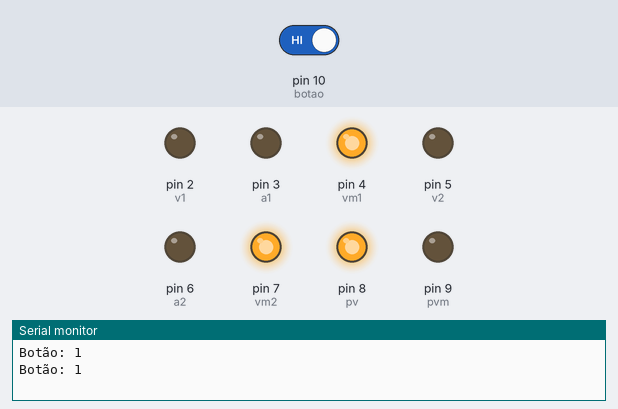
Recording of a sketch running on a simulated Arduino Uno, built with avr-gcc and run on an emulated ATmega328P. Parts: output pins drawn as LEDs (lit = HIGH), the last lines printed to the serial monitor. The inputs (shaded band) are chosen by the test bench; at power-on: pin 10 (botao) HIGH.

Above: at 5.2 s.
9.5 s: pin 10 (botao) driven LOW
At 13.8 s:
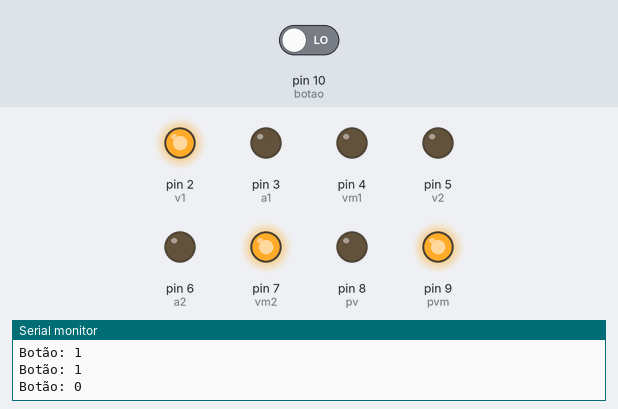
At 15.4 s:
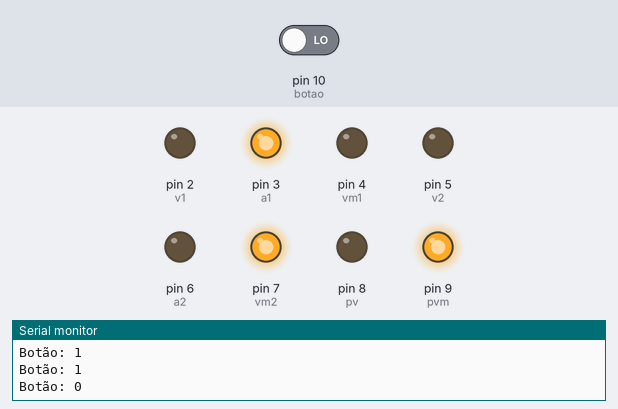
19.3 s: pin 10 (botao) driven HIGH
At 22.6 s:
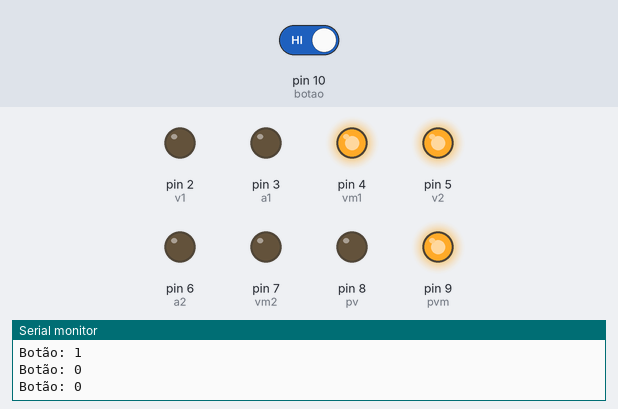
Timing chart, 0 to 35.0 s (numbered marks = the images above; inputs shaded):
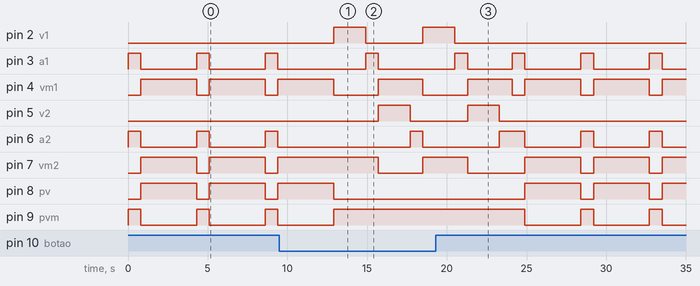

The sketch:

Sem_foro_de_cruzamento_com_pedestre.ino
```cpp
int v1 = 2;                             //led verde 1 e 2, pinos 2 e 5
int v2 = 5;

int a1 = 3;                             //led amarelo 1 e 2, pinos 3 e 6
int a2 = 6;

int vm1 = 4;                            //led vermelho 1 e 2, pinos 4 e 7
int vm2 = 7;

int pv = 8;                             //led verde pedestre pino 8
int pvm = 9;                            //led vermelho pedestre pino 9

int botao = 10;                         //botao pino 10

int t1 = 2000;                          //tempo do verde pro amarelo e do vermelho pro verde
int t2 = 800;                           //tempo do amarelo p/ vermelho
int t3 = 3500;                          //tempo do led verde pedestre

int estadoBotao;                        //memória p/ ler se botao ta ligado ou não


void setup() {

  Serial.begin(9600);                     //inicia comunicacao serial

  pinMode (v1, OUTPUT);                   //define leds verdes como saidas
  pinMode (v2, OUTPUT);
  pinMode (a1, OUTPUT);                   //define leds amarelos como saidas
  pinMode (a2, OUTPUT);
  pinMode (vm1, OUTPUT);                  //define leds vermelhos como saidas
  pinMode (vm2, OUTPUT);
  pinMode (pv, OUTPUT);                   //define led verde pedestre como saidas
  pinMode (pvm, OUTPUT);                  //define led vermelho pedestre como saidas
  pinMode (botao, INPUT);                 //define botao como entrada
}

void loop() {

  estadoBotao = digitalRead(botao);

  Serial.print ("Botão: ");                //texto que aparece antes do estado pra ver se tá sendo apertado
  Serial.println (estadoBotao);            //exibe estado do botão na porta serial

 if (estadoBotao == 0){

   digitalWrite (v1, 1);                  //led verde1 e vermelho2 acendem
   digitalWrite (v2, 0);
   digitalWrite (a1, 0);
   digitalWrite (a2, 0);
   digitalWrite (vm1, 0);
   digitalWrite (vm2, 1);

   digitalWrite (pv, 0);
   digitalWrite (pvm, 1);                 //led vermelho p/ pedestre aceso
   delay (t1);                            //timer pro próximo


   digitalWrite (v1, 0);                  //led amarelo1 acende e vermelho2 continua aceso
   digitalWrite (v2, 0);
   digitalWrite (a1, 1);
   digitalWrite (a2, 0);
   digitalWrite (vm1, 0);
   digitalWrite (vm2, 1);

   digitalWrite (pv, 0);
   digitalWrite (pvm, 1);                 //led vermelho p/ pedestre aceso
   delay (t2);


   digitalWrite (v1, 0);                  //led verde2 e vermelho1 acende
   digitalWrite (v2, 1);
   digitalWrite (a1, 0);
   digitalWrite (a2, 0);
   digitalWrite (vm1, 1);
   digitalWrite (vm2, 0);

   digitalWrite (pv, 0);                  //led vermelho p/ pedestre aceso
   digitalWrite (pvm, 1);
   delay (t1);


   digitalWrite (v1, 0);                  //led amarelo2 acende e vermelho1 continua aceso
   digitalWrite (v2, 0);
   digitalWrite (a1, 0);
   digitalWrite (a2, 1);
   digitalWrite (vm1, 1);
   digitalWrite (vm2, 0);

   digitalWrite (pv, 0);                  //led vermelho p/ pedestre aceso
   digitalWrite (pvm, 1);
   delay (t2);


 } else {
   digitalWrite (v1, 0);                  //se botao estiver apertado só led amarelo acende
   digitalWrite (v2, 0);
   digitalWrite (a1, 1);
   digitalWrite (a2, 1);
   digitalWrite (vm1, 0);
   digitalWrite (vm2, 0);

   digitalWrite (pv, 0);                  //pedestre continua vermelho
   digitalWrite (pvm, 1);
   delay (t2);


   digitalWrite (v1, 0);                  //só led vermelho aceso
   digitalWrite (v2, 0);
   digitalWrite (a1, 0);
   digitalWrite (a2, 0);
   digitalWrite (vm1, 1);
   digitalWrite (vm2, 1);

   digitalWrite (pv, 1);                  //led verde p/ pedestre aceso
   digitalWrite (pvm, 0);
   delay (t3);
 }
}
```

Measured:
- after the input at 9.5 s, pin 2 (v1): LOW → HIGH after 3.4 s, → LOW 2.0 s later, → HIGH 3.6 s later; pin 5 (v2): LOW → HIGH after 6.2 s, → LOW 2.0 s later; pin 8 (pv): goes on until 12.9 s, then stays LOW; pin 9 (pvm): goes on until 12.9 s, then stays HIGH
- after the input at 19.3 s, pin 2 (v1): goes on until 20.5 s, then stays LOW; pin 5 (v2): goes on until 23.3 s, then stays LOW; pin 8 (pv): alternates HIGH for 3.5 s and LOW for 0.80 s, starting after 5.6 s; pin 9 (pvm): alternates HIGH for 0.80 s and LOW for 3.5 s, starting after 5.6 s
- by itself, pin 4 (vm1): repeats every 4.3 s: LOW 0.80 s, HIGH 3.5 s
- by itself, pin 6 (a2): repeats every 4.3 s: LOW 3.5 s, HIGH 0.80 s
- by itself, pin 7 (vm2): repeats every 4.3 s: HIGH 3.5 s, LOW 0.80 s
- by itself, pin 8 (pv): alternates HIGH for 3.5 s and LOW for 0.80 s
- by itself, pin 9 (pvm): alternates HIGH for 0.80 s and LOW for 3.5 s
